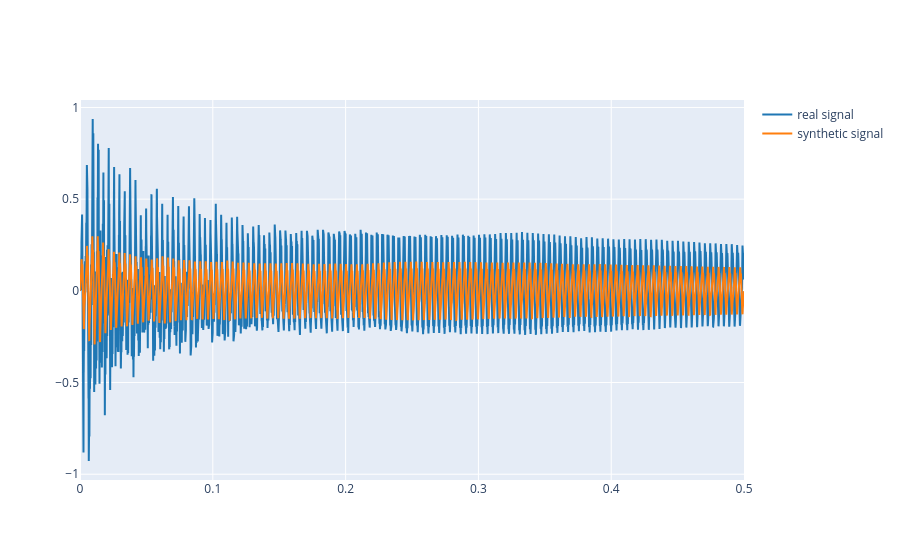

The notebook cell saved with this chart:
### Markdown cell above
1.2 Plot both reference and synthesised signal.

### Code cell
# Write your code here
plot_signals([ref, synthetic], fs, 0, 0.5, name=["real signal", "synthetic signal"])

### Figure 1 — Plotly figure (JSON) as saved in the notebook; plotly's stock layout.template omitted (floating-point values rounded to 4 significant figures; data arrays with more than 128 entries replaced by an {"elided": "..."} marker saying what was removed)
{"data": [{"line": {"color": "#1f77b4", "shape": "linear"}, "mode": "lines", "name": "real signal", "type": "scatter", "x": {"elided": "22050 float values"}, "y": {"elided": "22050 float values"}}, {"line": {"color": "#ff7f0e", "shape": "linear"}, "mode": "lines", "name": "synthetic signal", "type": "scatter", "x": {"elided": "22050 float values"}, "y": {"elided": "22050 float values"}}], "layout": {}}
